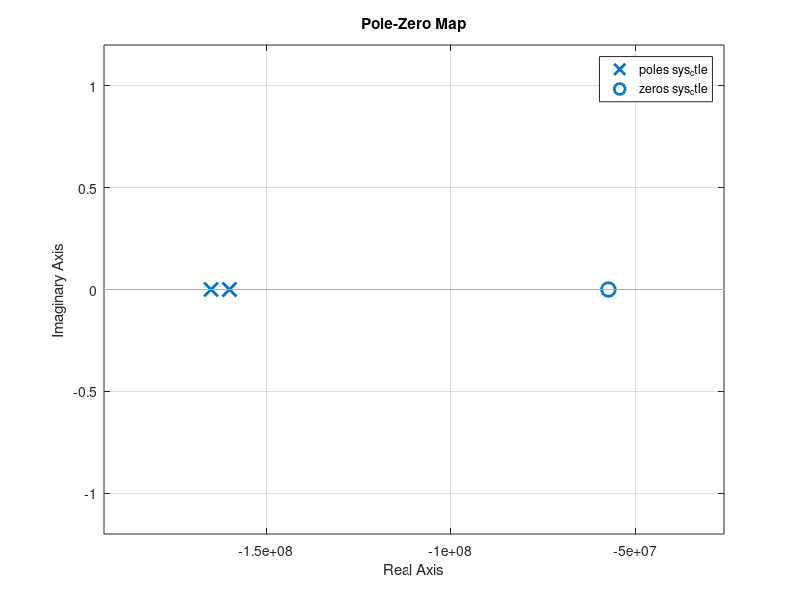
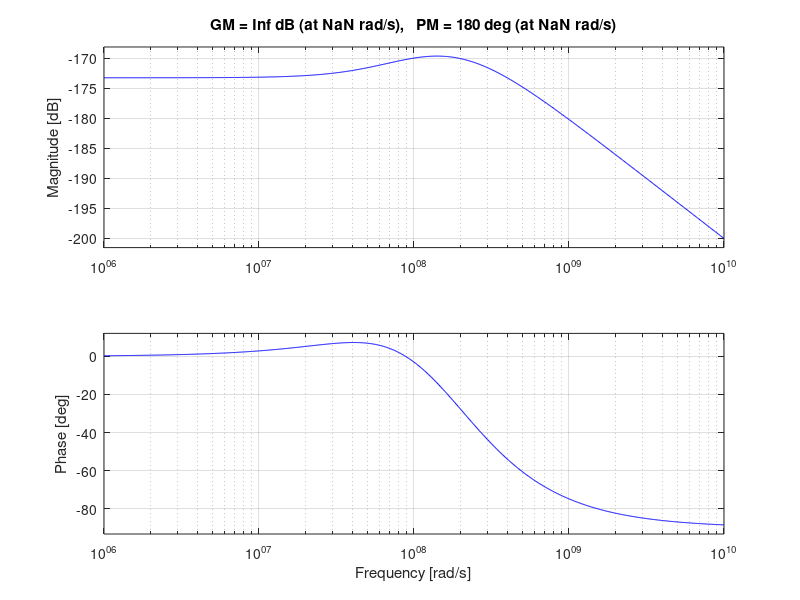

Reproduce these figures in MATLAB, in order.
%descretprion: Place zero and pole atleast a decade apart for real values

%create transfer function for CTLE:
% H = (s+z)/((s+p1)(s+p2))
%put zero on location of poles 

zero_ctle = [1 5.732*10^7];

%zero_ctle = [1 10]

%chosing 2 poles at random locations > zero such that poles are at least 1
%decade apart from the zero
% p1 = 16*10^7
% p2 = 16.5*10^7
%(s+16*10^7)+(s+16.5*10^7) = (s^2 + 1.45*10^8s + 5.25*10^15)

%pole_ctle = [1 1.45*10^8 5.25*10^15];

%pole_ctle = 1;

%pole_ctle = [1 250 15000]

pole_ctle = [1 3.25*10^8 2.64*10^16]


sys_ctle = tf(zero_ctle,pole_ctle)

%{
  CTLE Transfer function:
        s + 5.732e07
  -------------------------
  s^2 + 1.45e08 s + 5.25e15
%}

%Plot Poles and Zeros plot
figure(1)
pzmap(sys_ctle)
grid on

%Plot Bode plot
figure(2)
%bode(sys_ctle)
margin(sys_ctle)
